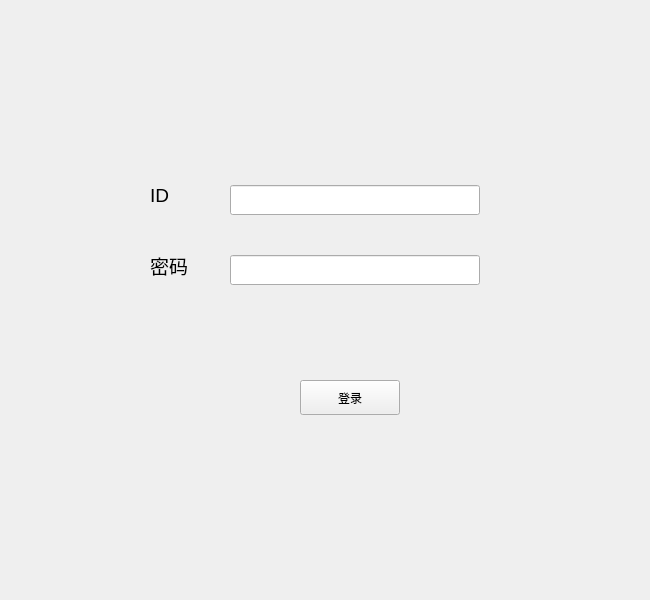
<?xml version="1.0" encoding="UTF-8"?>
<ui version="4.0">
 <class>trainerwidget</class>
 <widget class="QWidget" name="trainerwidget">
  <property name="geometry">
   <rect>
    <x>0</x>
    <y>0</y>
    <width>650</width>
    <height>600</height>
   </rect>
  </property>
  <property name="windowTitle">
   <string>Form</string>
  </property>
  <widget class="QLabel" name="label">
   <property name="geometry">
    <rect>
     <x>150</x>
     <y>180</y>
     <width>80</width>
     <height>30</height>
    </rect>
   </property>
   <property name="font">
    <font>
     <pointsize>14</pointsize>
    </font>
   </property>
   <property name="text">
    <string>ID</string>
   </property>
  </widget>
  <widget class="QLabel" name="label_2">
   <property name="geometry">
    <rect>
     <x>150</x>
     <y>250</y>
     <width>80</width>
     <height>30</height>
    </rect>
   </property>
   <property name="font">
    <font>
     <pointsize>14</pointsize>
    </font>
   </property>
   <property name="text">
    <string>密码</string>
   </property>
  </widget>
  <widget class="QLineEdit" name="trainerIdLineEdit">
   <property name="geometry">
    <rect>
     <x>230</x>
     <y>185</y>
     <width>250</width>
     <height>30</height>
    </rect>
   </property>
  </widget>
  <widget class="QLineEdit" name="passwordLineEdit">
   <property name="geometry">
    <rect>
     <x>230</x>
     <y>255</y>
     <width>250</width>
     <height>30</height>
    </rect>
   </property>
  </widget>
  <widget class="QPushButton" name="loginButton">
   <property name="geometry">
    <rect>
     <x>300</x>
     <y>380</y>
     <width>100</width>
     <height>35</height>
    </rect>
   </property>
   <property name="text">
    <string>登录</string>
   </property>
  </widget>
 </widget>
 <resources/>
 <connections/>
</ui>
